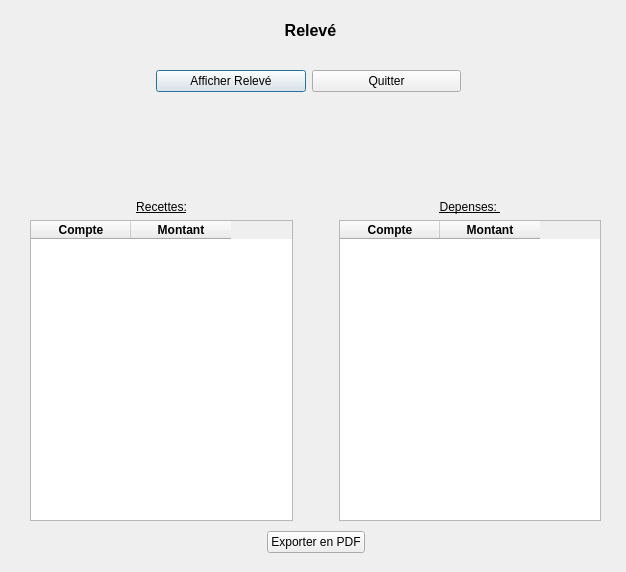
<?xml version="1.0" encoding="UTF-8"?>
<ui version="4.0">
 <class>releve</class>
 <widget class="QDialog" name="releve">
  <property name="geometry">
   <rect>
    <x>0</x>
    <y>0</y>
    <width>626</width>
    <height>572</height>
   </rect>
  </property>
  <property name="windowTitle">
   <string>Relevé</string>
  </property>
  <property name="windowIcon">
   <iconset>
    <normaloff>../ressources/logo.png</normaloff>../ressources/logo.png</iconset>
  </property>
  <property name="modal">
   <bool>true</bool>
  </property>
  <widget class="QWidget" name="gridLayoutWidget">
   <property name="geometry">
    <rect>
     <x>30</x>
     <y>200</y>
     <width>571</width>
     <height>321</height>
    </rect>
   </property>
   <layout class="QGridLayout" name="gridLayout">
    <item row="0" column="0">
     <widget class="QLabel" name="labelRecettes">
      <property name="font">
       <font>
        <pointsize>9</pointsize>
        <weight>50</weight>
        <italic>false</italic>
        <bold>false</bold>
        <underline>true</underline>
       </font>
      </property>
      <property name="text">
       <string>Recettes:</string>
      </property>
      <property name="alignment">
       <set>Qt::AlignCenter</set>
      </property>
     </widget>
    </item>
    <item row="1" column="2">
     <spacer name="verticalSpacer1">
      <property name="orientation">
       <enum>Qt::Vertical</enum>
      </property>
      <property name="sizeHint" stdset="0">
       <size>
        <width>20</width>
        <height>40</height>
       </size>
      </property>
     </spacer>
    </item>
    <item row="1" column="1">
     <spacer name="verticalSpacer2">
      <property name="orientation">
       <enum>Qt::Vertical</enum>
      </property>
      <property name="sizeHint" stdset="0">
       <size>
        <width>20</width>
        <height>40</height>
       </size>
      </property>
     </spacer>
    </item>
    <item row="1" column="5">
     <widget class="QTableWidget" name="tableDepenses">
      <property name="editTriggers">
       <set>QAbstractItemView::NoEditTriggers</set>
      </property>
      <attribute name="verticalHeaderVisible">
       <bool>false</bool>
      </attribute>
      <column>
       <property name="text">
        <string>Compte</string>
       </property>
       <property name="font">
        <font>
         <weight>75</weight>
         <bold>true</bold>
        </font>
       </property>
       <property name="textAlignment">
        <set>AlignCenter</set>
       </property>
      </column>
      <column>
       <property name="text">
        <string>Montant</string>
       </property>
       <property name="font">
        <font>
         <weight>75</weight>
         <bold>true</bold>
        </font>
       </property>
       <property name="textAlignment">
        <set>AlignCenter</set>
       </property>
      </column>
     </widget>
    </item>
    <item row="0" column="5">
     <widget class="QLabel" name="labelDepenses">
      <property name="font">
       <font>
        <pointsize>9</pointsize>
        <italic>false</italic>
        <underline>true</underline>
       </font>
      </property>
      <property name="text">
       <string>Depenses: </string>
      </property>
      <property name="alignment">
       <set>Qt::AlignCenter</set>
      </property>
     </widget>
    </item>
    <item row="1" column="0">
     <widget class="QTableWidget" name="tableRecettes">
      <property name="editTriggers">
       <set>QAbstractItemView::NoEditTriggers</set>
      </property>
      <attribute name="verticalHeaderVisible">
       <bool>false</bool>
      </attribute>
      <column>
       <property name="text">
        <string>Compte</string>
       </property>
       <property name="font">
        <font>
         <weight>75</weight>
         <bold>true</bold>
        </font>
       </property>
      </column>
      <column>
       <property name="text">
        <string>Montant</string>
       </property>
       <property name="font">
        <font>
         <weight>75</weight>
         <bold>true</bold>
        </font>
       </property>
      </column>
     </widget>
    </item>
   </layout>
  </widget>
  <widget class="QLabel" name="titre">
   <property name="geometry">
    <rect>
     <x>230</x>
     <y>20</y>
     <width>161</width>
     <height>21</height>
    </rect>
   </property>
   <property name="font">
    <font>
     <pointsize>12</pointsize>
     <weight>75</weight>
     <bold>true</bold>
    </font>
   </property>
   <property name="text">
    <string>Relevé</string>
   </property>
   <property name="alignment">
    <set>Qt::AlignCenter</set>
   </property>
  </widget>
  <widget class="QWidget" name="formLayoutWidget">
   <property name="geometry">
    <rect>
     <x>150</x>
     <y>70</y>
     <width>311</width>
     <height>111</height>
    </rect>
   </property>
   <layout class="QFormLayout" name="formLayout">
    <item row="0" column="1">
     <layout class="QHBoxLayout" name="horizontalLayout">
      <item>
       <widget class="QPushButton" name="pushButtonReleve">
        <property name="text">
         <string>Afficher Relevé</string>
        </property>
       </widget>
      </item>
      <item>
       <widget class="QPushButton" name="pushButtonQuitter">
        <property name="text">
         <string>Quitter</string>
        </property>
       </widget>
      </item>
     </layout>
    </item>
   </layout>
  </widget>
  <widget class="QWidget" name="horizontalLayoutWidget">
   <property name="geometry">
    <rect>
     <x>30</x>
     <y>530</y>
     <width>571</width>
     <height>25</height>
    </rect>
   </property>
   <layout class="QHBoxLayout" name="horizontalLayout_2">
    <item>
     <spacer name="horizontalSpacer">
      <property name="orientation">
       <enum>Qt::Horizontal</enum>
      </property>
      <property name="sizeHint" stdset="0">
       <size>
        <width>40</width>
        <height>20</height>
       </size>
      </property>
     </spacer>
    </item>
    <item>
     <widget class="QPushButton" name="pushButtonExport">
      <property name="text">
       <string>Exporter en PDF</string>
      </property>
     </widget>
    </item>
    <item>
     <spacer name="horizontalSpacer_2">
      <property name="orientation">
       <enum>Qt::Horizontal</enum>
      </property>
      <property name="sizeHint" stdset="0">
       <size>
        <width>40</width>
        <height>20</height>
       </size>
      </property>
     </spacer>
    </item>
   </layout>
  </widget>
 </widget>
 <resources/>
 <connections>
  <connection>
   <sender>pushButtonQuitter</sender>
   <signal>clicked()</signal>
   <receiver>releve</receiver>
   <slot>reject()</slot>
   <hints>
    <hint type="sourcelabel">
     <x>319</x>
     <y>446</y>
    </hint>
    <hint type="destinationlabel">
     <x>398</x>
     <y>433</y>
    </hint>
   </hints>
  </connection>
 </connections>
</ui>
